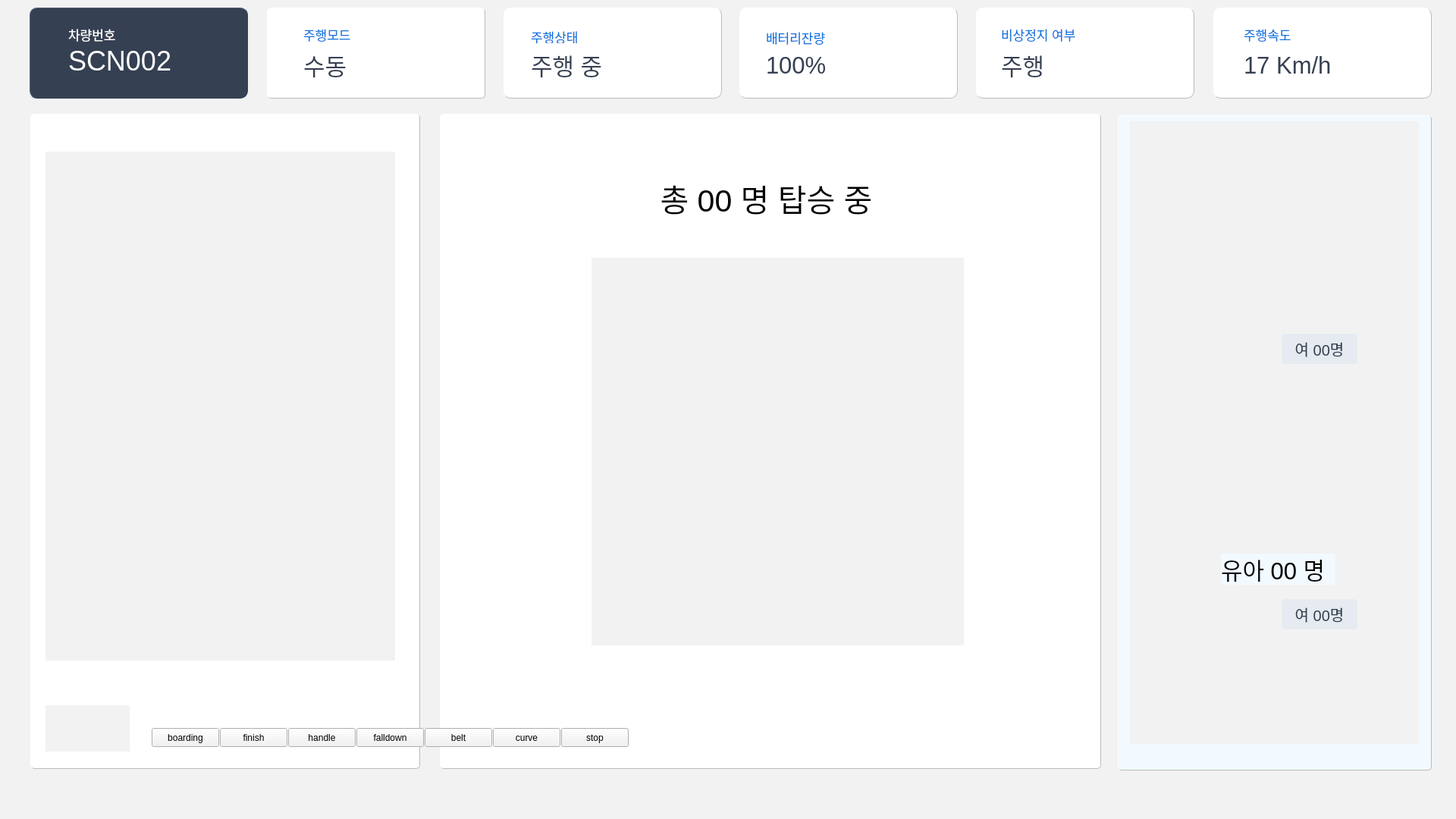
<?xml version="1.0" encoding="UTF-8"?>
<ui version="4.0">
 <class>MainMonitor</class>
 <widget class="QMainWindow" name="MainMonitor">
  <property name="geometry">
   <rect>
    <x>0</x>
    <y>0</y>
    <width>1920</width>
    <height>1080</height>
   </rect>
  </property>
  <property name="windowTitle">
   <string>MainMonitor</string>
  </property>
  <property name="styleSheet">
   <string notr="true">background-color:rgb(242,242,242)</string>
  </property>
  <widget class="QWidget" name="centralwidget">
   <widget class="QLabel" name="label_back_map">
    <property name="geometry">
     <rect>
      <x>40</x>
      <y>150</y>
      <width>514</width>
      <height>864</height>
     </rect>
    </property>
    <property name="styleSheet">
     <string notr="true">background-color:white;
border-radius:5px;
border: 1px outset rgb(186, 189, 182);
</string>
    </property>
    <property name="text">
     <string/>
    </property>
   </widget>
   <widget class="QLabel" name="label_back_status">
    <property name="geometry">
     <rect>
      <x>580</x>
      <y>150</y>
      <width>872</width>
      <height>864</height>
     </rect>
    </property>
    <property name="styleSheet">
     <string notr="true">background-color:white;
border-radius:5px;
border: 1px outset rgb(186, 189, 182);
</string>
    </property>
    <property name="text">
     <string/>
    </property>
   </widget>
   <widget class="QLabel" name="label_back_msg">
    <property name="geometry">
     <rect>
      <x>1474</x>
      <y>152</y>
      <width>414</width>
      <height>864</height>
     </rect>
    </property>
    <property name="styleSheet">
     <string notr="true">background-color:rgb(242,249,255);
border-radius:5px;
border: 1px outset rgb(186, 189, 182);
</string>
    </property>
    <property name="text">
     <string/>
    </property>
   </widget>
   <widget class="QLabel" name="lable_back1">
    <property name="geometry">
     <rect>
      <x>39</x>
      <y>10</y>
      <width>288</width>
      <height>120</height>
     </rect>
    </property>
    <property name="sizePolicy">
     <sizepolicy hsizetype="MinimumExpanding" vsizetype="Preferred">
      <horstretch>0</horstretch>
      <verstretch>0</verstretch>
     </sizepolicy>
    </property>
    <property name="styleSheet">
     <string notr="true">background-color:rgb(53,64,82);
border-radius:10px;
border: 1px outset rgb(53,64,82);
</string>
    </property>
    <property name="text">
     <string/>
    </property>
   </widget>
   <widget class="QLabel" name="lable_back2">
    <property name="geometry">
     <rect>
      <x>352</x>
      <y>10</y>
      <width>288</width>
      <height>120</height>
     </rect>
    </property>
    <property name="sizePolicy">
     <sizepolicy hsizetype="MinimumExpanding" vsizetype="Preferred">
      <horstretch>0</horstretch>
      <verstretch>0</verstretch>
     </sizepolicy>
    </property>
    <property name="styleSheet">
     <string notr="true">background-color:white;
border-radius:5px;
border: 1px outset rgb(186, 189, 182);
</string>
    </property>
    <property name="text">
     <string/>
    </property>
   </widget>
   <widget class="QLabel" name="lable_back3">
    <property name="geometry">
     <rect>
      <x>664</x>
      <y>10</y>
      <width>288</width>
      <height>120</height>
     </rect>
    </property>
    <property name="sizePolicy">
     <sizepolicy hsizetype="MinimumExpanding" vsizetype="Preferred">
      <horstretch>0</horstretch>
      <verstretch>0</verstretch>
     </sizepolicy>
    </property>
    <property name="styleSheet">
     <string notr="true">background-color:white;
border-radius:10px;
border: 1px outset rgb(186, 189, 182);
</string>
    </property>
    <property name="text">
     <string/>
    </property>
   </widget>
   <widget class="QLabel" name="lable_back_battery">
    <property name="geometry">
     <rect>
      <x>975</x>
      <y>10</y>
      <width>288</width>
      <height>120</height>
     </rect>
    </property>
    <property name="sizePolicy">
     <sizepolicy hsizetype="MinimumExpanding" vsizetype="Preferred">
      <horstretch>0</horstretch>
      <verstretch>0</verstretch>
     </sizepolicy>
    </property>
    <property name="styleSheet">
     <string notr="true">background-color:white;
border-radius:10px;
border: 1px outset rgb(186, 189, 182);
</string>
    </property>
    <property name="text">
     <string/>
    </property>
   </widget>
   <widget class="QLabel" name="lable_back5">
    <property name="geometry">
     <rect>
      <x>1287</x>
      <y>10</y>
      <width>288</width>
      <height>120</height>
     </rect>
    </property>
    <property name="sizePolicy">
     <sizepolicy hsizetype="MinimumExpanding" vsizetype="Preferred">
      <horstretch>0</horstretch>
      <verstretch>0</verstretch>
     </sizepolicy>
    </property>
    <property name="styleSheet">
     <string notr="true">background-color:white;
border-radius:10px;
border: 1px outset rgb(186, 189, 182);
</string>
    </property>
    <property name="text">
     <string/>
    </property>
   </widget>
   <widget class="QLabel" name="label_logo">
    <property name="geometry">
     <rect>
      <x>60</x>
      <y>930</y>
      <width>111</width>
      <height>61</height>
     </rect>
    </property>
    <property name="autoFillBackground">
     <bool>false</bool>
    </property>
    <property name="text">
     <string/>
    </property>
    <property name="pixmap">
     <pixmap resource="images.qrc">:/img/images/spring_cloud_logo.jpg</pixmap>
    </property>
    <property name="scaledContents">
     <bool>true</bool>
    </property>
   </widget>
   <widget class="QLabel" name="label_logo_2">
    <property name="geometry">
     <rect>
      <x>60</x>
      <y>200</y>
      <width>461</width>
      <height>671</height>
     </rect>
    </property>
    <property name="autoFillBackground">
     <bool>false</bool>
    </property>
    <property name="text">
     <string/>
    </property>
    <property name="pixmap">
     <pixmap resource="images.qrc">:/img/images/map.jpg</pixmap>
    </property>
    <property name="scaledContents">
     <bool>true</bool>
    </property>
    <property name="alignment">
     <set>Qt::AlignLeading|Qt::AlignLeft|Qt::AlignVCenter</set>
    </property>
   </widget>
   <widget class="QLabel" name="label_state_msg">
    <property name="geometry">
     <rect>
      <x>750</x>
      <y>200</y>
      <width>521</width>
      <height>121</height>
     </rect>
    </property>
    <property name="font">
     <font>
      <pointsize>31</pointsize>
     </font>
    </property>
    <property name="styleSheet">
     <string notr="true">background-color:white;</string>
    </property>
    <property name="text">
     <string>총 00 명 탑승 중</string>
    </property>
    <property name="alignment">
     <set>Qt::AlignCenter</set>
    </property>
   </widget>
   <widget class="QLabel" name="label_state_img">
    <property name="geometry">
     <rect>
      <x>780</x>
      <y>340</y>
      <width>491</width>
      <height>511</height>
     </rect>
    </property>
    <property name="text">
     <string/>
    </property>
    <property name="pixmap">
     <pixmap resource="images.qrc">:/img/images/on_boarding.jpg</pixmap>
    </property>
    <property name="scaledContents">
     <bool>true</bool>
    </property>
   </widget>
   <widget class="QLabel" name="label_adult_img">
    <property name="geometry">
     <rect>
      <x>1590</x>
      <y>220</y>
      <width>161</width>
      <height>151</height>
     </rect>
    </property>
    <property name="text">
     <string/>
    </property>
    <property name="pixmap">
     <pixmap resource="images.qrc">:/img/images/on_boarding_adult_icon.jpg</pixmap>
    </property>
    <property name="scaledContents">
     <bool>true</bool>
    </property>
   </widget>
   <widget class="QLabel" name="label_child_img">
    <property name="geometry">
     <rect>
      <x>1600</x>
      <y>560</y>
      <width>151</width>
      <height>161</height>
     </rect>
    </property>
    <property name="text">
     <string/>
    </property>
    <property name="pixmap">
     <pixmap resource="images.qrc">:/img/images/on_boarding_child_icon.jpg</pixmap>
    </property>
    <property name="scaledContents">
     <bool>true</bool>
    </property>
   </widget>
   <widget class="QLabel" name="label_adult_count">
    <property name="geometry">
     <rect>
      <x>1600</x>
      <y>380</y>
      <width>151</width>
      <height>41</height>
     </rect>
    </property>
    <property name="font">
     <font>
      <pointsize>23</pointsize>
     </font>
    </property>
    <property name="styleSheet">
     <string notr="true">background-color:rgb(242,249,255);</string>
    </property>
    <property name="text">
     <string>성인 00 명</string>
    </property>
   </widget>
   <widget class="QLabel" name="label_adult_male">
    <property name="geometry">
     <rect>
      <x>1570</x>
      <y>440</y>
      <width>100</width>
      <height>40</height>
     </rect>
    </property>
    <property name="font">
     <font>
      <pointsize>15</pointsize>
     </font>
    </property>
    <property name="styleSheet">
     <string notr="true">background-color:rgb(209,230,250);
border-radius:5px;
color:rgb(53,64,82);</string>
    </property>
    <property name="text">
     <string>남 00 명 </string>
    </property>
    <property name="alignment">
     <set>Qt::AlignCenter</set>
    </property>
    <property name="wordWrap">
     <bool>false</bool>
    </property>
    <property name="margin">
     <number>0</number>
    </property>
   </widget>
   <widget class="QLabel" name="label_child_male">
    <property name="geometry">
     <rect>
      <x>1570</x>
      <y>790</y>
      <width>100</width>
      <height>40</height>
     </rect>
    </property>
    <property name="font">
     <font>
      <pointsize>15</pointsize>
     </font>
    </property>
    <property name="styleSheet">
     <string notr="true">background-color:rgb(209,230,250);
border-radius:5px;
color:rgb(53,64,82);</string>
    </property>
    <property name="text">
     <string>남 00 명 </string>
    </property>
    <property name="alignment">
     <set>Qt::AlignCenter</set>
    </property>
   </widget>
   <widget class="QLabel" name="label_warn_img">
    <property name="enabled">
     <bool>false</bool>
    </property>
    <property name="geometry">
     <rect>
      <x>1490</x>
      <y>160</y>
      <width>381</width>
      <height>821</height>
     </rect>
    </property>
    <property name="text">
     <string/>
    </property>
    <property name="pixmap">
     <pixmap resource="images.qrc">:/img/images/sharp_turn_message.jpg</pixmap>
    </property>
    <property name="scaledContents">
     <bool>true</bool>
    </property>
    <property name="indent">
     <number>-1</number>
    </property>
   </widget>
   <widget class="QLabel" name="label_car_no_title">
    <property name="geometry">
     <rect>
      <x>90</x>
      <y>30</y>
      <width>81</width>
      <height>31</height>
     </rect>
    </property>
    <property name="font">
     <font>
      <pointsize>13</pointsize>
     </font>
    </property>
    <property name="autoFillBackground">
     <bool>false</bool>
    </property>
    <property name="styleSheet">
     <string notr="true">color: white;
background-color: rgb(53,64,82);</string>
    </property>
    <property name="text">
     <string>차량번호</string>
    </property>
   </widget>
   <widget class="QLabel" name="label_mode_title">
    <property name="geometry">
     <rect>
      <x>400</x>
      <y>30</y>
      <width>67</width>
      <height>31</height>
     </rect>
    </property>
    <property name="font">
     <font>
      <pointsize>13</pointsize>
     </font>
    </property>
    <property name="styleSheet">
     <string notr="true">background-color: white;
color: rgb(17,117,222);</string>
    </property>
    <property name="text">
     <string>주행모드</string>
    </property>
   </widget>
   <widget class="QLabel" name="label_status_title">
    <property name="geometry">
     <rect>
      <x>700</x>
      <y>40</y>
      <width>67</width>
      <height>17</height>
     </rect>
    </property>
    <property name="font">
     <font>
      <pointsize>13</pointsize>
     </font>
    </property>
    <property name="styleSheet">
     <string notr="true">background-color: white;
color: rgb(17,117,222);</string>
    </property>
    <property name="text">
     <string>주행상태</string>
    </property>
   </widget>
   <widget class="QLabel" name="label_battery_title">
    <property name="geometry">
     <rect>
      <x>1010</x>
      <y>39</y>
      <width>81</width>
      <height>21</height>
     </rect>
    </property>
    <property name="font">
     <font>
      <pointsize>13</pointsize>
     </font>
    </property>
    <property name="styleSheet">
     <string notr="true">background-color: white;
color: rgb(17,117,222);</string>
    </property>
    <property name="text">
     <string>배터리잔량</string>
    </property>
   </widget>
   <widget class="QLabel" name="lable_back5_2">
    <property name="geometry">
     <rect>
      <x>1600</x>
      <y>10</y>
      <width>288</width>
      <height>120</height>
     </rect>
    </property>
    <property name="sizePolicy">
     <sizepolicy hsizetype="MinimumExpanding" vsizetype="Preferred">
      <horstretch>0</horstretch>
      <verstretch>0</verstretch>
     </sizepolicy>
    </property>
    <property name="styleSheet">
     <string notr="true">background-color:white;
border-radius:10px;
border: 1px outset rgb(186, 189, 182);
</string>
    </property>
    <property name="text">
     <string/>
    </property>
   </widget>
   <widget class="QLabel" name="label_stop_title">
    <property name="geometry">
     <rect>
      <x>1320</x>
      <y>30</y>
      <width>111</width>
      <height>31</height>
     </rect>
    </property>
    <property name="font">
     <font>
      <pointsize>13</pointsize>
     </font>
    </property>
    <property name="styleSheet">
     <string notr="true">background-color: white;
color: rgb(85, 87, 83);background-color: white;
color: rgb(17,117,222);</string>
    </property>
    <property name="text">
     <string>비상정지 여부</string>
    </property>
   </widget>
   <widget class="QLabel" name="label_speed_title">
    <property name="geometry">
     <rect>
      <x>1640</x>
      <y>35</y>
      <width>81</width>
      <height>21</height>
     </rect>
    </property>
    <property name="font">
     <font>
      <pointsize>13</pointsize>
     </font>
    </property>
    <property name="styleSheet">
     <string notr="true">background-color: white;
color: rgb(17,117,222);</string>
    </property>
    <property name="text">
     <string>주행속도</string>
    </property>
   </widget>
   <widget class="QLabel" name="label_car_no_data">
    <property name="geometry">
     <rect>
      <x>90</x>
      <y>60</y>
      <width>191</width>
      <height>41</height>
     </rect>
    </property>
    <property name="font">
     <font>
      <pointsize>27</pointsize>
     </font>
    </property>
    <property name="styleSheet">
     <string notr="true">color: white;
background-color: rgb(53,64,82);</string>
    </property>
    <property name="text">
     <string>SCN002</string>
    </property>
   </widget>
   <widget class="QLabel" name="label_mode_data">
    <property name="geometry">
     <rect>
      <x>400</x>
      <y>60</y>
      <width>141</width>
      <height>51</height>
     </rect>
    </property>
    <property name="font">
     <font>
      <pointsize>23</pointsize>
     </font>
    </property>
    <property name="styleSheet">
     <string notr="true">background-color: white;
color: rgb(53,64,82)</string>
    </property>
    <property name="text">
     <string>수동</string>
    </property>
   </widget>
   <widget class="QLabel" name="label_state_data">
    <property name="geometry">
     <rect>
      <x>700</x>
      <y>60</y>
      <width>141</width>
      <height>51</height>
     </rect>
    </property>
    <property name="font">
     <font>
      <pointsize>23</pointsize>
     </font>
    </property>
    <property name="styleSheet">
     <string notr="true">background-color: white;
color: rgb(53,64,82)</string>
    </property>
    <property name="text">
     <string>주행 중</string>
    </property>
   </widget>
   <widget class="QLabel" name="label_battery_data">
    <property name="geometry">
     <rect>
      <x>1010</x>
      <y>60</y>
      <width>141</width>
      <height>51</height>
     </rect>
    </property>
    <property name="font">
     <font>
      <pointsize>23</pointsize>
     </font>
    </property>
    <property name="styleSheet">
     <string notr="true">background-color: white;
color: rgb(53,64,82)</string>
    </property>
    <property name="text">
     <string>100%</string>
    </property>
   </widget>
   <widget class="QLabel" name="label_stop_data">
    <property name="geometry">
     <rect>
      <x>1320</x>
      <y>60</y>
      <width>141</width>
      <height>51</height>
     </rect>
    </property>
    <property name="font">
     <font>
      <pointsize>23</pointsize>
     </font>
    </property>
    <property name="styleSheet">
     <string notr="true">background-color: white;
color: rgb(53,64,82)</string>
    </property>
    <property name="text">
     <string>주행</string>
    </property>
   </widget>
   <widget class="QLabel" name="label_speed_data">
    <property name="geometry">
     <rect>
      <x>1640</x>
      <y>60</y>
      <width>131</width>
      <height>51</height>
     </rect>
    </property>
    <property name="font">
     <font>
      <pointsize>23</pointsize>
     </font>
    </property>
    <property name="styleSheet">
     <string notr="true">background-color: white;
color: rgb(53,64,82)</string>
    </property>
    <property name="text">
     <string>17 Km/h</string>
    </property>
   </widget>
   <widget class="QLabel" name="label_adult_female">
    <property name="geometry">
     <rect>
      <x>1690</x>
      <y>440</y>
      <width>100</width>
      <height>40</height>
     </rect>
    </property>
    <property name="font">
     <font>
      <pointsize>15</pointsize>
     </font>
    </property>
    <property name="styleSheet">
     <string notr="true">background-color:rgb(229,235,240);
border-radius:5px;
color:rgb(53,64,82);</string>
    </property>
    <property name="text">
     <string>여 00명</string>
    </property>
    <property name="alignment">
     <set>Qt::AlignCenter</set>
    </property>
   </widget>
   <widget class="QLabel" name="label_child_count">
    <property name="geometry">
     <rect>
      <x>1610</x>
      <y>730</y>
      <width>151</width>
      <height>41</height>
     </rect>
    </property>
    <property name="font">
     <font>
      <pointsize>23</pointsize>
     </font>
    </property>
    <property name="styleSheet">
     <string notr="true">background-color:rgb(242,249,255);</string>
    </property>
    <property name="text">
     <string>유아 00 명</string>
    </property>
   </widget>
   <widget class="QLabel" name="label_child_female">
    <property name="geometry">
     <rect>
      <x>1690</x>
      <y>790</y>
      <width>100</width>
      <height>40</height>
     </rect>
    </property>
    <property name="font">
     <font>
      <pointsize>15</pointsize>
     </font>
    </property>
    <property name="styleSheet">
     <string notr="true">background-color:rgb(229,235,240);
border-radius:5px;
color:rgb(53,64,82);</string>
    </property>
    <property name="text">
     <string>여 00명</string>
    </property>
    <property name="alignment">
     <set>Qt::AlignCenter</set>
    </property>
   </widget>
   <widget class="QPushButton" name="btn_boarding">
    <property name="geometry">
     <rect>
      <x>200</x>
      <y>960</y>
      <width>89</width>
      <height>25</height>
     </rect>
    </property>
    <property name="text">
     <string>boarding</string>
    </property>
   </widget>
   <widget class="QPushButton" name="btn_finish">
    <property name="geometry">
     <rect>
      <x>290</x>
      <y>960</y>
      <width>89</width>
      <height>25</height>
     </rect>
    </property>
    <property name="text">
     <string>finish</string>
    </property>
   </widget>
   <widget class="QPushButton" name="btn_handle">
    <property name="geometry">
     <rect>
      <x>380</x>
      <y>960</y>
      <width>89</width>
      <height>25</height>
     </rect>
    </property>
    <property name="text">
     <string>handle</string>
    </property>
   </widget>
   <widget class="QPushButton" name="btn_falldown">
    <property name="geometry">
     <rect>
      <x>470</x>
      <y>960</y>
      <width>89</width>
      <height>25</height>
     </rect>
    </property>
    <property name="text">
     <string>falldown</string>
    </property>
   </widget>
   <widget class="QPushButton" name="btn_belt">
    <property name="geometry">
     <rect>
      <x>560</x>
      <y>960</y>
      <width>89</width>
      <height>25</height>
     </rect>
    </property>
    <property name="text">
     <string>belt</string>
    </property>
   </widget>
   <widget class="QPushButton" name="btn_curve">
    <property name="geometry">
     <rect>
      <x>650</x>
      <y>960</y>
      <width>89</width>
      <height>25</height>
     </rect>
    </property>
    <property name="text">
     <string>curve</string>
    </property>
   </widget>
   <widget class="QPushButton" name="btn_stop">
    <property name="geometry">
     <rect>
      <x>740</x>
      <y>960</y>
      <width>89</width>
      <height>25</height>
     </rect>
    </property>
    <property name="text">
     <string>stop</string>
    </property>
   </widget>
   <widget class="QLabel" name="label_car">
    <property name="geometry">
     <rect>
      <x>410</x>
      <y>420</y>
      <width>67</width>
      <height>71</height>
     </rect>
    </property>
    <property name="styleSheet">
     <string notr="true">background-color:rgba(255,255,225,0);</string>
    </property>
    <property name="text">
     <string/>
    </property>
    <property name="pixmap">
     <pixmap resource="images.qrc">:/img/images/car.png</pixmap>
    </property>
   </widget>
  </widget>
  <widget class="QMenuBar" name="menubar">
   <property name="geometry">
    <rect>
     <x>0</x>
     <y>0</y>
     <width>1920</width>
     <height>22</height>
    </rect>
   </property>
  </widget>
  <widget class="QStatusBar" name="statusbar"/>
 </widget>
 <resources>
  <include location="images.qrc"/>
 </resources>
 <connections/>
</ui>
